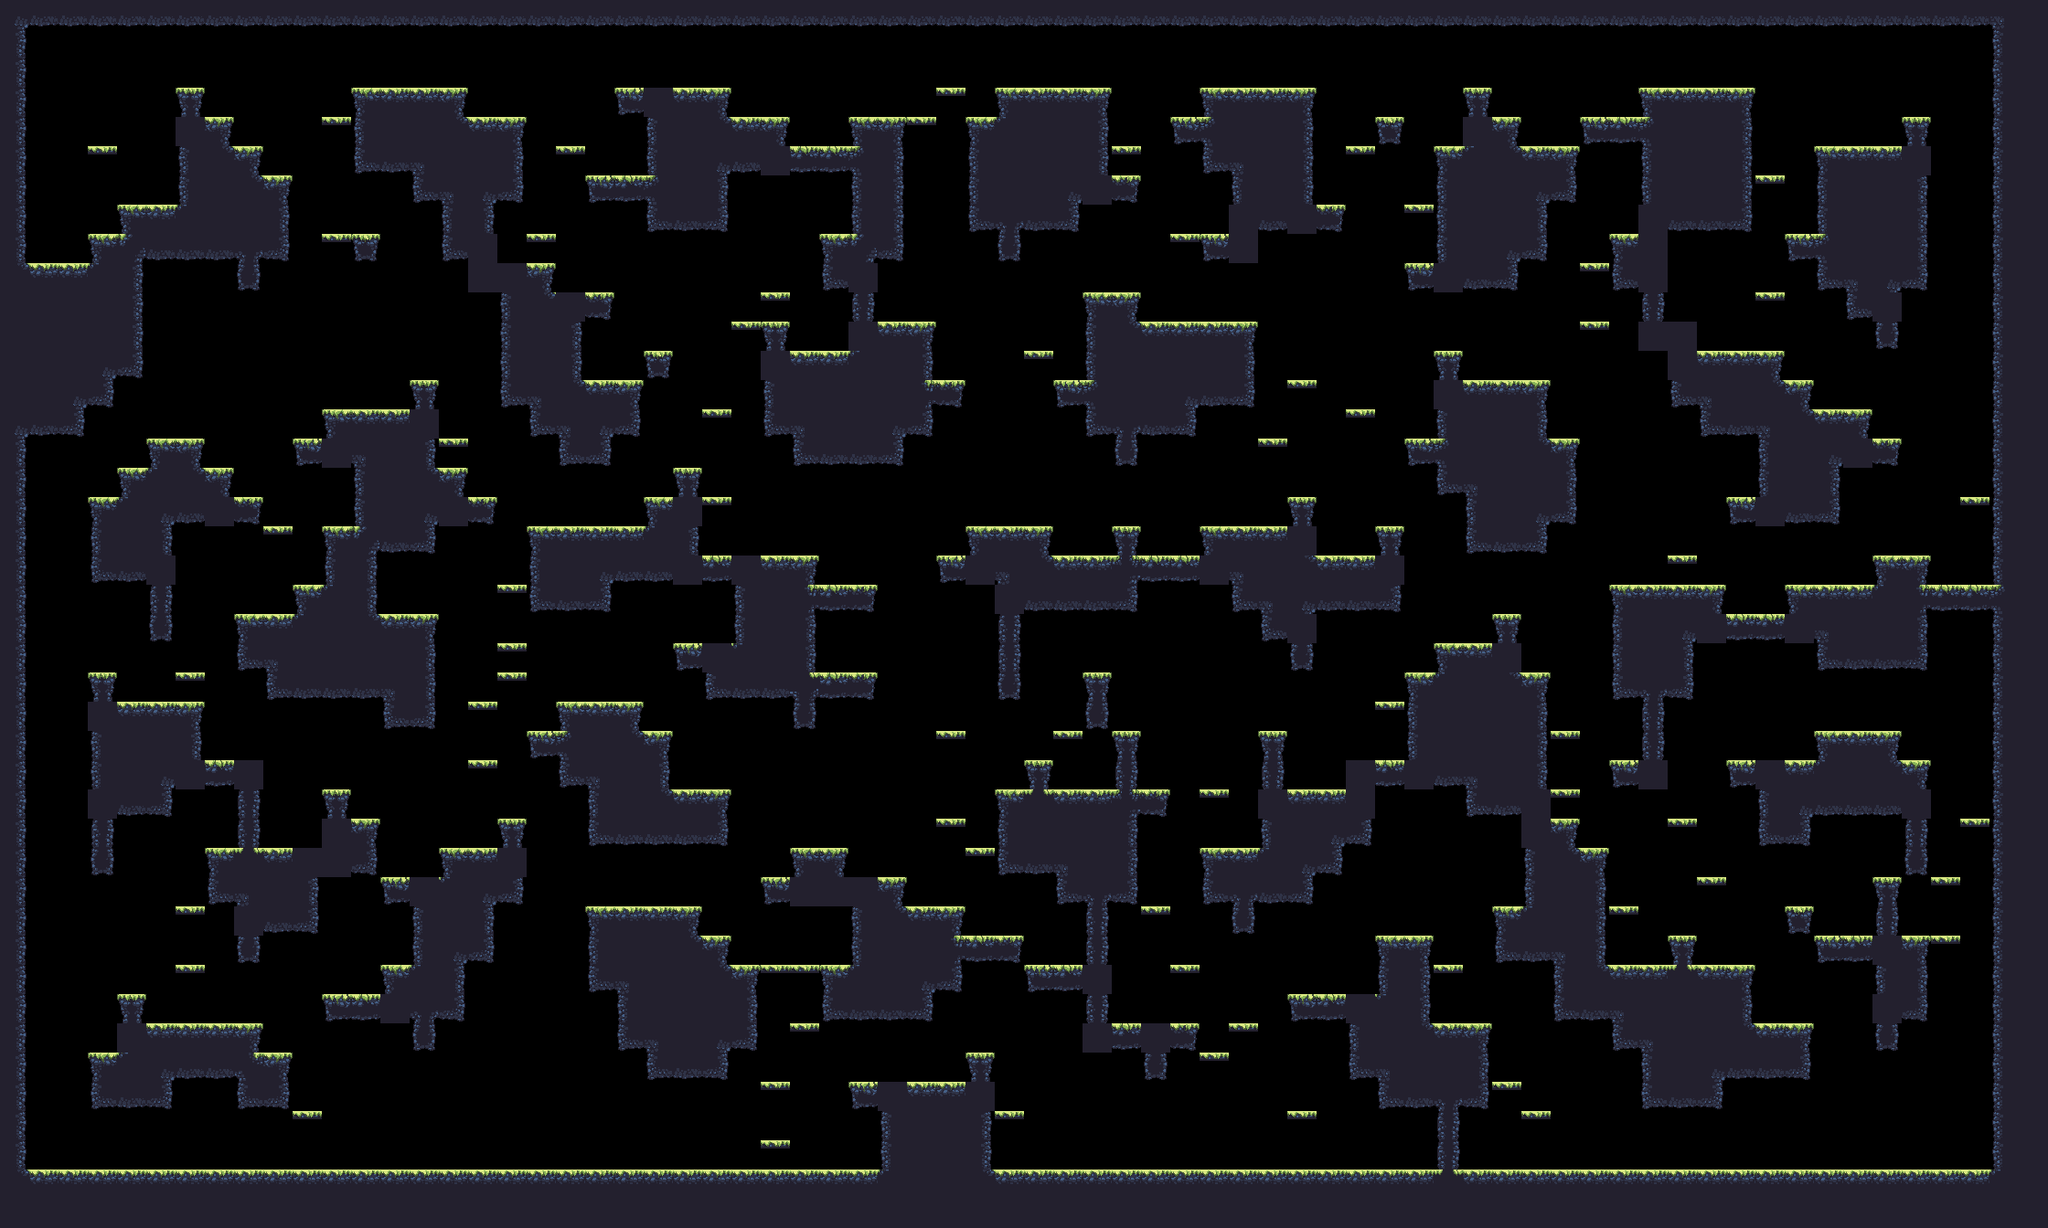

Tiled map render using the project's own tile images. Description and the map definition, with tile-layer contents summarised, below:
An orthogonal 70x42 tile map with 32x32 px tiles, 1 tile layer (main) and 17 objects (9x spawn, spawnPlayer0, spawnCrown0, spawnPlayer1, spawnCrown1, ...).

<map compressionlevel="0" height="42" infinite="0" nextlayerid="3" nextobjectid="4" orientation="orthogonal" renderorder="right-down" tiledversion="1.3.2" tileheight="32" tilewidth="32" version="1.2" width="70">
 <tileset firstgid="1" source="forest_summer_tile_set.tsx" />
 <layer height="42" id="1" name="main" width="70">
  <data>[2940 cells, 1310 non-empty, 29 distinct tile ids]</data>
 </layer>
 <objectgroup id="2" name="objects"><object id="1" name="spawnPlayer0" x="64" y="240.0" /><object id="2" name="spawnCrown0" x="256" y="80.0" /><object id="3" name="spawnPlayer1" x="2016" y="112.0" /><object id="4" name="spawnCrown1" x="2048" y="112.0" /><object id="5" name="spawnPlayer2" x="128" y="1040.0" /><object id="6" name="spawnCrown2" x="96" y="1104.0" /><object id="7" name="spawnPlayer3" x="2080" y="1232.0" /><object id="8" name="spawnCrown3" x="2112" y="1232.0" /><object id="9" name="spawn" x="1920" y="336.0" /><object id="10" name="spawn" x="1888" y="784.0" /><object id="11" name="spawn" x="416" y="1232.0" /><object id="12" name="spawn" x="1920" y="1008.0" /><object id="13" name="spawn" x="256" y="464.0" /><object id="14" name="spawn" x="2080" y="560.0" /><object id="15" name="spawn" x="1440" y="1040.0" /><object id="16" name="spawn" x="1376" y="1232.0" /><object id="17" name="spawn" x="736" y="1232.0" /></objectgroup></map>
